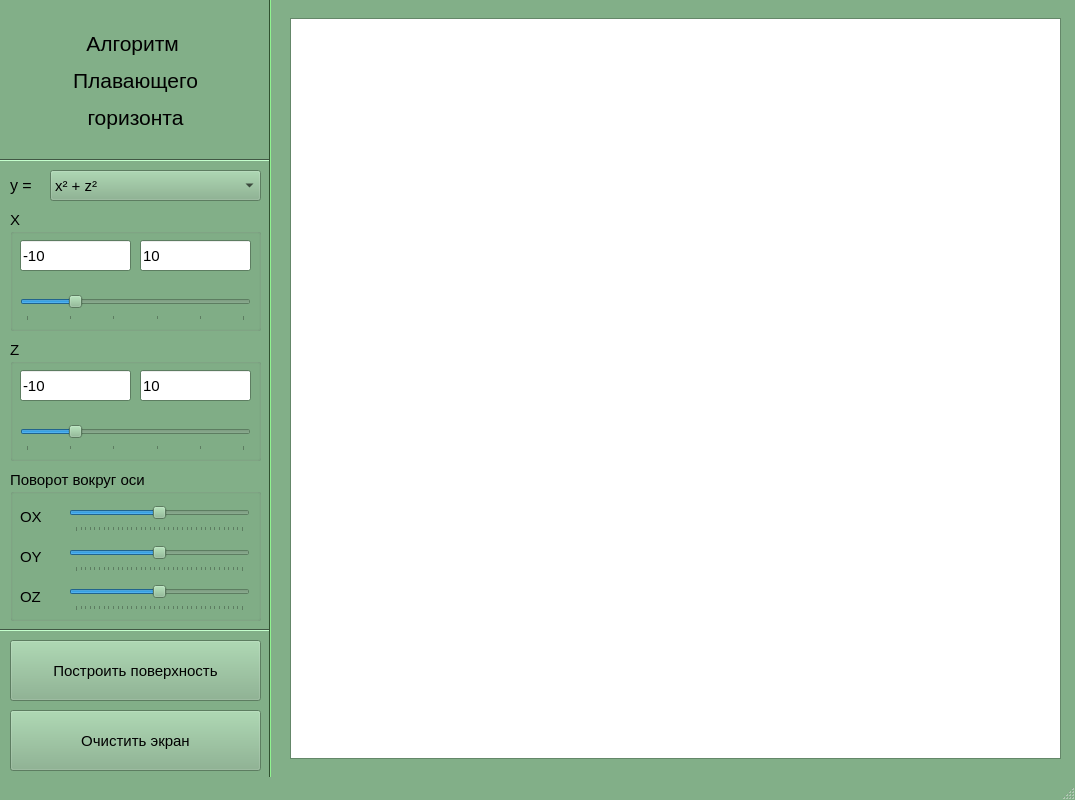
<?xml version="1.0" encoding="UTF-8"?>
<ui version="4.0">
 <class>MainWindow</class>
 <widget class="QMainWindow" name="MainWindow">
  <property name="geometry">
   <rect>
    <x>0</x>
    <y>0</y>
    <width>1075</width>
    <height>800</height>
   </rect>
  </property>
  <property name="minimumSize">
   <size>
    <width>1075</width>
    <height>800</height>
   </size>
  </property>
  <property name="maximumSize">
   <size>
    <width>1075</width>
    <height>800</height>
   </size>
  </property>
  <property name="palette">
   <palette>
    <active>
     <colorrole role="WindowText">
      <brush brushstyle="SolidPattern">
       <color alpha="255">
        <red>0</red>
        <green>0</green>
        <blue>0</blue>
       </color>
      </brush>
     </colorrole>
     <colorrole role="Button">
      <brush brushstyle="SolidPattern">
       <color alpha="255">
        <red>130</red>
        <green>175</green>
        <blue>136</blue>
       </color>
      </brush>
     </colorrole>
     <colorrole role="Light">
      <brush brushstyle="SolidPattern">
       <color alpha="255">
        <red>197</red>
        <green>255</green>
        <blue>205</blue>
       </color>
      </brush>
     </colorrole>
     <colorrole role="Midlight">
      <brush brushstyle="SolidPattern">
       <color alpha="255">
        <red>163</red>
        <green>215</green>
        <blue>170</blue>
       </color>
      </brush>
     </colorrole>
     <colorrole role="Dark">
      <brush brushstyle="SolidPattern">
       <color alpha="255">
        <red>65</red>
        <green>87</green>
        <blue>68</blue>
       </color>
      </brush>
     </colorrole>
     <colorrole role="Mid">
      <brush brushstyle="SolidPattern">
       <color alpha="255">
        <red>87</red>
        <green>117</green>
        <blue>91</blue>
       </color>
      </brush>
     </colorrole>
     <colorrole role="Text">
      <brush brushstyle="SolidPattern">
       <color alpha="255">
        <red>0</red>
        <green>0</green>
        <blue>0</blue>
       </color>
      </brush>
     </colorrole>
     <colorrole role="BrightText">
      <brush brushstyle="SolidPattern">
       <color alpha="255">
        <red>255</red>
        <green>255</green>
        <blue>255</blue>
       </color>
      </brush>
     </colorrole>
     <colorrole role="ButtonText">
      <brush brushstyle="SolidPattern">
       <color alpha="255">
        <red>0</red>
        <green>0</green>
        <blue>0</blue>
       </color>
      </brush>
     </colorrole>
     <colorrole role="Base">
      <brush brushstyle="SolidPattern">
       <color alpha="255">
        <red>255</red>
        <green>255</green>
        <blue>255</blue>
       </color>
      </brush>
     </colorrole>
     <colorrole role="Window">
      <brush brushstyle="SolidPattern">
       <color alpha="255">
        <red>130</red>
        <green>175</green>
        <blue>136</blue>
       </color>
      </brush>
     </colorrole>
     <colorrole role="Shadow">
      <brush brushstyle="SolidPattern">
       <color alpha="255">
        <red>0</red>
        <green>0</green>
        <blue>0</blue>
       </color>
      </brush>
     </colorrole>
     <colorrole role="AlternateBase">
      <brush brushstyle="SolidPattern">
       <color alpha="255">
        <red>192</red>
        <green>215</green>
        <blue>195</blue>
       </color>
      </brush>
     </colorrole>
     <colorrole role="ToolTipBase">
      <brush brushstyle="SolidPattern">
       <color alpha="255">
        <red>255</red>
        <green>255</green>
        <blue>220</blue>
       </color>
      </brush>
     </colorrole>
     <colorrole role="ToolTipText">
      <brush brushstyle="SolidPattern">
       <color alpha="255">
        <red>0</red>
        <green>0</green>
        <blue>0</blue>
       </color>
      </brush>
     </colorrole>
     <colorrole role="PlaceholderText">
      <brush brushstyle="SolidPattern">
       <color alpha="128">
        <red>0</red>
        <green>0</green>
        <blue>0</blue>
       </color>
      </brush>
     </colorrole>
    </active>
    <inactive>
     <colorrole role="WindowText">
      <brush brushstyle="SolidPattern">
       <color alpha="255">
        <red>0</red>
        <green>0</green>
        <blue>0</blue>
       </color>
      </brush>
     </colorrole>
     <colorrole role="Button">
      <brush brushstyle="SolidPattern">
       <color alpha="255">
        <red>130</red>
        <green>175</green>
        <blue>136</blue>
       </color>
      </brush>
     </colorrole>
     <colorrole role="Light">
      <brush brushstyle="SolidPattern">
       <color alpha="255">
        <red>197</red>
        <green>255</green>
        <blue>205</blue>
       </color>
      </brush>
     </colorrole>
     <colorrole role="Midlight">
      <brush brushstyle="SolidPattern">
       <color alpha="255">
        <red>163</red>
        <green>215</green>
        <blue>170</blue>
       </color>
      </brush>
     </colorrole>
     <colorrole role="Dark">
      <brush brushstyle="SolidPattern">
       <color alpha="255">
        <red>65</red>
        <green>87</green>
        <blue>68</blue>
       </color>
      </brush>
     </colorrole>
     <colorrole role="Mid">
      <brush brushstyle="SolidPattern">
       <color alpha="255">
        <red>87</red>
        <green>117</green>
        <blue>91</blue>
       </color>
      </brush>
     </colorrole>
     <colorrole role="Text">
      <brush brushstyle="SolidPattern">
       <color alpha="255">
        <red>0</red>
        <green>0</green>
        <blue>0</blue>
       </color>
      </brush>
     </colorrole>
     <colorrole role="BrightText">
      <brush brushstyle="SolidPattern">
       <color alpha="255">
        <red>255</red>
        <green>255</green>
        <blue>255</blue>
       </color>
      </brush>
     </colorrole>
     <colorrole role="ButtonText">
      <brush brushstyle="SolidPattern">
       <color alpha="255">
        <red>0</red>
        <green>0</green>
        <blue>0</blue>
       </color>
      </brush>
     </colorrole>
     <colorrole role="Base">
      <brush brushstyle="SolidPattern">
       <color alpha="255">
        <red>255</red>
        <green>255</green>
        <blue>255</blue>
       </color>
      </brush>
     </colorrole>
     <colorrole role="Window">
      <brush brushstyle="SolidPattern">
       <color alpha="255">
        <red>130</red>
        <green>175</green>
        <blue>136</blue>
       </color>
      </brush>
     </colorrole>
     <colorrole role="Shadow">
      <brush brushstyle="SolidPattern">
       <color alpha="255">
        <red>0</red>
        <green>0</green>
        <blue>0</blue>
       </color>
      </brush>
     </colorrole>
     <colorrole role="AlternateBase">
      <brush brushstyle="SolidPattern">
       <color alpha="255">
        <red>192</red>
        <green>215</green>
        <blue>195</blue>
       </color>
      </brush>
     </colorrole>
     <colorrole role="ToolTipBase">
      <brush brushstyle="SolidPattern">
       <color alpha="255">
        <red>255</red>
        <green>255</green>
        <blue>220</blue>
       </color>
      </brush>
     </colorrole>
     <colorrole role="ToolTipText">
      <brush brushstyle="SolidPattern">
       <color alpha="255">
        <red>0</red>
        <green>0</green>
        <blue>0</blue>
       </color>
      </brush>
     </colorrole>
     <colorrole role="PlaceholderText">
      <brush brushstyle="SolidPattern">
       <color alpha="128">
        <red>0</red>
        <green>0</green>
        <blue>0</blue>
       </color>
      </brush>
     </colorrole>
    </inactive>
    <disabled>
     <colorrole role="WindowText">
      <brush brushstyle="SolidPattern">
       <color alpha="255">
        <red>65</red>
        <green>87</green>
        <blue>68</blue>
       </color>
      </brush>
     </colorrole>
     <colorrole role="Button">
      <brush brushstyle="SolidPattern">
       <color alpha="255">
        <red>130</red>
        <green>175</green>
        <blue>136</blue>
       </color>
      </brush>
     </colorrole>
     <colorrole role="Light">
      <brush brushstyle="SolidPattern">
       <color alpha="255">
        <red>197</red>
        <green>255</green>
        <blue>205</blue>
       </color>
      </brush>
     </colorrole>
     <colorrole role="Midlight">
      <brush brushstyle="SolidPattern">
       <color alpha="255">
        <red>163</red>
        <green>215</green>
        <blue>170</blue>
       </color>
      </brush>
     </colorrole>
     <colorrole role="Dark">
      <brush brushstyle="SolidPattern">
       <color alpha="255">
        <red>65</red>
        <green>87</green>
        <blue>68</blue>
       </color>
      </brush>
     </colorrole>
     <colorrole role="Mid">
      <brush brushstyle="SolidPattern">
       <color alpha="255">
        <red>87</red>
        <green>117</green>
        <blue>91</blue>
       </color>
      </brush>
     </colorrole>
     <colorrole role="Text">
      <brush brushstyle="SolidPattern">
       <color alpha="255">
        <red>65</red>
        <green>87</green>
        <blue>68</blue>
       </color>
      </brush>
     </colorrole>
     <colorrole role="BrightText">
      <brush brushstyle="SolidPattern">
       <color alpha="255">
        <red>255</red>
        <green>255</green>
        <blue>255</blue>
       </color>
      </brush>
     </colorrole>
     <colorrole role="ButtonText">
      <brush brushstyle="SolidPattern">
       <color alpha="255">
        <red>65</red>
        <green>87</green>
        <blue>68</blue>
       </color>
      </brush>
     </colorrole>
     <colorrole role="Base">
      <brush brushstyle="SolidPattern">
       <color alpha="255">
        <red>130</red>
        <green>175</green>
        <blue>136</blue>
       </color>
      </brush>
     </colorrole>
     <colorrole role="Window">
      <brush brushstyle="SolidPattern">
       <color alpha="255">
        <red>130</red>
        <green>175</green>
        <blue>136</blue>
       </color>
      </brush>
     </colorrole>
     <colorrole role="Shadow">
      <brush brushstyle="SolidPattern">
       <color alpha="255">
        <red>0</red>
        <green>0</green>
        <blue>0</blue>
       </color>
      </brush>
     </colorrole>
     <colorrole role="AlternateBase">
      <brush brushstyle="SolidPattern">
       <color alpha="255">
        <red>130</red>
        <green>175</green>
        <blue>136</blue>
       </color>
      </brush>
     </colorrole>
     <colorrole role="ToolTipBase">
      <brush brushstyle="SolidPattern">
       <color alpha="255">
        <red>255</red>
        <green>255</green>
        <blue>220</blue>
       </color>
      </brush>
     </colorrole>
     <colorrole role="ToolTipText">
      <brush brushstyle="SolidPattern">
       <color alpha="255">
        <red>0</red>
        <green>0</green>
        <blue>0</blue>
       </color>
      </brush>
     </colorrole>
     <colorrole role="PlaceholderText">
      <brush brushstyle="SolidPattern">
       <color alpha="128">
        <red>0</red>
        <green>0</green>
        <blue>0</blue>
       </color>
      </brush>
     </colorrole>
    </disabled>
   </palette>
  </property>
  <property name="font">
   <font>
    <pointsize>11</pointsize>
   </font>
  </property>
  <property name="windowTitle">
   <string>Построение трёхмерных поверхностей</string>
  </property>
  <property name="documentMode">
   <bool>false</bool>
  </property>
  <property name="tabShape">
   <enum>QTabWidget::Rounded</enum>
  </property>
  <widget class="QWidget" name="centralwidget">
   <widget class="QGraphicsView" name="graphicsView">
    <property name="geometry">
     <rect>
      <x>290</x>
      <y>18</y>
      <width>771</width>
      <height>741</height>
     </rect>
    </property>
    <property name="minimumSize">
     <size>
      <width>700</width>
      <height>550</height>
     </size>
    </property>
    <property name="maximumSize">
     <size>
      <width>10000</width>
      <height>10000</height>
     </size>
    </property>
   </widget>
   <widget class="QPushButton" name="drawButton">
    <property name="geometry">
     <rect>
      <x>10</x>
      <y>640</y>
      <width>251</width>
      <height>61</height>
     </rect>
    </property>
    <property name="text">
     <string>Построить поверхность</string>
    </property>
   </widget>
   <widget class="QPushButton" name="clearCanvas">
    <property name="geometry">
     <rect>
      <x>10</x>
      <y>710</y>
      <width>251</width>
      <height>61</height>
     </rect>
    </property>
    <property name="font">
     <font>
      <pointsize>11</pointsize>
      <weight>50</weight>
      <italic>false</italic>
      <bold>false</bold>
      <underline>false</underline>
      <strikeout>false</strikeout>
      <stylestrategy>PreferDefault</stylestrategy>
     </font>
    </property>
    <property name="acceptDrops">
     <bool>false</bool>
    </property>
    <property name="text">
     <string>Очистить экран</string>
    </property>
   </widget>
   <widget class="Line" name="line_4">
    <property name="geometry">
     <rect>
      <x>260</x>
      <y>-1</y>
      <width>21</width>
      <height>851</height>
     </rect>
    </property>
    <property name="palette">
     <palette>
      <active>
       <colorrole role="WindowText">
        <brush brushstyle="SolidPattern">
         <color alpha="255">
          <red>0</red>
          <green>0</green>
          <blue>0</blue>
         </color>
        </brush>
       </colorrole>
       <colorrole role="Button">
        <brush brushstyle="SolidPattern">
         <color alpha="255">
          <red>96</red>
          <green>162</green>
          <blue>96</blue>
         </color>
        </brush>
       </colorrole>
       <colorrole role="Light">
        <brush brushstyle="SolidPattern">
         <color alpha="255">
          <red>144</red>
          <green>243</green>
          <blue>144</blue>
         </color>
        </brush>
       </colorrole>
       <colorrole role="Midlight">
        <brush brushstyle="SolidPattern">
         <color alpha="255">
          <red>120</red>
          <green>202</green>
          <blue>120</blue>
         </color>
        </brush>
       </colorrole>
       <colorrole role="Dark">
        <brush brushstyle="SolidPattern">
         <color alpha="255">
          <red>48</red>
          <green>81</green>
          <blue>48</blue>
         </color>
        </brush>
       </colorrole>
       <colorrole role="Mid">
        <brush brushstyle="SolidPattern">
         <color alpha="255">
          <red>64</red>
          <green>108</green>
          <blue>64</blue>
         </color>
        </brush>
       </colorrole>
       <colorrole role="Text">
        <brush brushstyle="SolidPattern">
         <color alpha="255">
          <red>0</red>
          <green>0</green>
          <blue>0</blue>
         </color>
        </brush>
       </colorrole>
       <colorrole role="BrightText">
        <brush brushstyle="SolidPattern">
         <color alpha="255">
          <red>255</red>
          <green>255</green>
          <blue>255</blue>
         </color>
        </brush>
       </colorrole>
       <colorrole role="ButtonText">
        <brush brushstyle="SolidPattern">
         <color alpha="255">
          <red>0</red>
          <green>0</green>
          <blue>0</blue>
         </color>
        </brush>
       </colorrole>
       <colorrole role="Base">
        <brush brushstyle="SolidPattern">
         <color alpha="255">
          <red>255</red>
          <green>255</green>
          <blue>255</blue>
         </color>
        </brush>
       </colorrole>
       <colorrole role="Window">
        <brush brushstyle="SolidPattern">
         <color alpha="255">
          <red>96</red>
          <green>162</green>
          <blue>96</blue>
         </color>
        </brush>
       </colorrole>
       <colorrole role="Shadow">
        <brush brushstyle="SolidPattern">
         <color alpha="255">
          <red>0</red>
          <green>0</green>
          <blue>0</blue>
         </color>
        </brush>
       </colorrole>
       <colorrole role="AlternateBase">
        <brush brushstyle="SolidPattern">
         <color alpha="255">
          <red>175</red>
          <green>208</green>
          <blue>175</blue>
         </color>
        </brush>
       </colorrole>
       <colorrole role="ToolTipBase">
        <brush brushstyle="SolidPattern">
         <color alpha="255">
          <red>255</red>
          <green>255</green>
          <blue>220</blue>
         </color>
        </brush>
       </colorrole>
       <colorrole role="ToolTipText">
        <brush brushstyle="SolidPattern">
         <color alpha="255">
          <red>0</red>
          <green>0</green>
          <blue>0</blue>
         </color>
        </brush>
       </colorrole>
       <colorrole role="PlaceholderText">
        <brush brushstyle="SolidPattern">
         <color alpha="128">
          <red>0</red>
          <green>0</green>
          <blue>0</blue>
         </color>
        </brush>
       </colorrole>
      </active>
      <inactive>
       <colorrole role="WindowText">
        <brush brushstyle="SolidPattern">
         <color alpha="255">
          <red>0</red>
          <green>0</green>
          <blue>0</blue>
         </color>
        </brush>
       </colorrole>
       <colorrole role="Button">
        <brush brushstyle="SolidPattern">
         <color alpha="255">
          <red>96</red>
          <green>162</green>
          <blue>96</blue>
         </color>
        </brush>
       </colorrole>
       <colorrole role="Light">
        <brush brushstyle="SolidPattern">
         <color alpha="255">
          <red>144</red>
          <green>243</green>
          <blue>144</blue>
         </color>
        </brush>
       </colorrole>
       <colorrole role="Midlight">
        <brush brushstyle="SolidPattern">
         <color alpha="255">
          <red>120</red>
          <green>202</green>
          <blue>120</blue>
         </color>
        </brush>
       </colorrole>
       <colorrole role="Dark">
        <brush brushstyle="SolidPattern">
         <color alpha="255">
          <red>48</red>
          <green>81</green>
          <blue>48</blue>
         </color>
        </brush>
       </colorrole>
       <colorrole role="Mid">
        <brush brushstyle="SolidPattern">
         <color alpha="255">
          <red>64</red>
          <green>108</green>
          <blue>64</blue>
         </color>
        </brush>
       </colorrole>
       <colorrole role="Text">
        <brush brushstyle="SolidPattern">
         <color alpha="255">
          <red>0</red>
          <green>0</green>
          <blue>0</blue>
         </color>
        </brush>
       </colorrole>
       <colorrole role="BrightText">
        <brush brushstyle="SolidPattern">
         <color alpha="255">
          <red>255</red>
          <green>255</green>
          <blue>255</blue>
         </color>
        </brush>
       </colorrole>
       <colorrole role="ButtonText">
        <brush brushstyle="SolidPattern">
         <color alpha="255">
          <red>0</red>
          <green>0</green>
          <blue>0</blue>
         </color>
        </brush>
       </colorrole>
       <colorrole role="Base">
        <brush brushstyle="SolidPattern">
         <color alpha="255">
          <red>255</red>
          <green>255</green>
          <blue>255</blue>
         </color>
        </brush>
       </colorrole>
       <colorrole role="Window">
        <brush brushstyle="SolidPattern">
         <color alpha="255">
          <red>96</red>
          <green>162</green>
          <blue>96</blue>
         </color>
        </brush>
       </colorrole>
       <colorrole role="Shadow">
        <brush brushstyle="SolidPattern">
         <color alpha="255">
          <red>0</red>
          <green>0</green>
          <blue>0</blue>
         </color>
        </brush>
       </colorrole>
       <colorrole role="AlternateBase">
        <brush brushstyle="SolidPattern">
         <color alpha="255">
          <red>175</red>
          <green>208</green>
          <blue>175</blue>
         </color>
        </brush>
       </colorrole>
       <colorrole role="ToolTipBase">
        <brush brushstyle="SolidPattern">
         <color alpha="255">
          <red>255</red>
          <green>255</green>
          <blue>220</blue>
         </color>
        </brush>
       </colorrole>
       <colorrole role="ToolTipText">
        <brush brushstyle="SolidPattern">
         <color alpha="255">
          <red>0</red>
          <green>0</green>
          <blue>0</blue>
         </color>
        </brush>
       </colorrole>
       <colorrole role="PlaceholderText">
        <brush brushstyle="SolidPattern">
         <color alpha="128">
          <red>0</red>
          <green>0</green>
          <blue>0</blue>
         </color>
        </brush>
       </colorrole>
      </inactive>
      <disabled>
       <colorrole role="WindowText">
        <brush brushstyle="SolidPattern">
         <color alpha="255">
          <red>48</red>
          <green>81</green>
          <blue>48</blue>
         </color>
        </brush>
       </colorrole>
       <colorrole role="Button">
        <brush brushstyle="SolidPattern">
         <color alpha="255">
          <red>96</red>
          <green>162</green>
          <blue>96</blue>
         </color>
        </brush>
       </colorrole>
       <colorrole role="Light">
        <brush brushstyle="SolidPattern">
         <color alpha="255">
          <red>144</red>
          <green>243</green>
          <blue>144</blue>
         </color>
        </brush>
       </colorrole>
       <colorrole role="Midlight">
        <brush brushstyle="SolidPattern">
         <color alpha="255">
          <red>120</red>
          <green>202</green>
          <blue>120</blue>
         </color>
        </brush>
       </colorrole>
       <colorrole role="Dark">
        <brush brushstyle="SolidPattern">
         <color alpha="255">
          <red>48</red>
          <green>81</green>
          <blue>48</blue>
         </color>
        </brush>
       </colorrole>
       <colorrole role="Mid">
        <brush brushstyle="SolidPattern">
         <color alpha="255">
          <red>64</red>
          <green>108</green>
          <blue>64</blue>
         </color>
        </brush>
       </colorrole>
       <colorrole role="Text">
        <brush brushstyle="SolidPattern">
         <color alpha="255">
          <red>48</red>
          <green>81</green>
          <blue>48</blue>
         </color>
        </brush>
       </colorrole>
       <colorrole role="BrightText">
        <brush brushstyle="SolidPattern">
         <color alpha="255">
          <red>255</red>
          <green>255</green>
          <blue>255</blue>
         </color>
        </brush>
       </colorrole>
       <colorrole role="ButtonText">
        <brush brushstyle="SolidPattern">
         <color alpha="255">
          <red>48</red>
          <green>81</green>
          <blue>48</blue>
         </color>
        </brush>
       </colorrole>
       <colorrole role="Base">
        <brush brushstyle="SolidPattern">
         <color alpha="255">
          <red>96</red>
          <green>162</green>
          <blue>96</blue>
         </color>
        </brush>
       </colorrole>
       <colorrole role="Window">
        <brush brushstyle="SolidPattern">
         <color alpha="255">
          <red>96</red>
          <green>162</green>
          <blue>96</blue>
         </color>
        </brush>
       </colorrole>
       <colorrole role="Shadow">
        <brush brushstyle="SolidPattern">
         <color alpha="255">
          <red>0</red>
          <green>0</green>
          <blue>0</blue>
         </color>
        </brush>
       </colorrole>
       <colorrole role="AlternateBase">
        <brush brushstyle="SolidPattern">
         <color alpha="255">
          <red>96</red>
          <green>162</green>
          <blue>96</blue>
         </color>
        </brush>
       </colorrole>
       <colorrole role="ToolTipBase">
        <brush brushstyle="SolidPattern">
         <color alpha="255">
          <red>255</red>
          <green>255</green>
          <blue>220</blue>
         </color>
        </brush>
       </colorrole>
       <colorrole role="ToolTipText">
        <brush brushstyle="SolidPattern">
         <color alpha="255">
          <red>0</red>
          <green>0</green>
          <blue>0</blue>
         </color>
        </brush>
       </colorrole>
       <colorrole role="PlaceholderText">
        <brush brushstyle="SolidPattern">
         <color alpha="128">
          <red>0</red>
          <green>0</green>
          <blue>0</blue>
         </color>
        </brush>
       </colorrole>
      </disabled>
     </palette>
    </property>
    <property name="orientation">
     <enum>Qt::Vertical</enum>
    </property>
   </widget>
   <widget class="Line" name="line">
    <property name="geometry">
     <rect>
      <x>0</x>
      <y>620</y>
      <width>271</width>
      <height>20</height>
     </rect>
    </property>
    <property name="orientation">
     <enum>Qt::Horizontal</enum>
    </property>
   </widget>
   <widget class="Line" name="line_6">
    <property name="geometry">
     <rect>
      <x>0</x>
      <y>150</y>
      <width>271</width>
      <height>20</height>
     </rect>
    </property>
    <property name="orientation">
     <enum>Qt::Horizontal</enum>
    </property>
   </widget>
   <widget class="QLabel" name="label">
    <property name="geometry">
     <rect>
      <x>10</x>
      <y>10</y>
      <width>251</width>
      <height>141</height>
     </rect>
    </property>
    <property name="text">
     <string>&lt;html&gt;&lt;head/&gt;&lt;body&gt;&lt;p align=&quot;center&quot;&gt;&lt;span style=&quot; font-size:16pt;&quot;&gt;Алгоритм &lt;/span&gt;&lt;/p&gt;&lt;p align=&quot;center&quot;&gt;&lt;span style=&quot; font-size:16pt;&quot;&gt;Плавающего&lt;/span&gt;&lt;/p&gt;&lt;p align=&quot;center&quot;&gt;&lt;span style=&quot; font-size:16pt;&quot;&gt;горизонта&lt;/span&gt;&lt;/p&gt;&lt;/body&gt;&lt;/html&gt;</string>
    </property>
   </widget>
   <widget class="QComboBox" name="func_switch">
    <property name="geometry">
     <rect>
      <x>50</x>
      <y>170</y>
      <width>211</width>
      <height>31</height>
     </rect>
    </property>
    <item>
     <property name="text">
      <string>x² + z²</string>
     </property>
    </item>
    <item>
     <property name="text">
      <string>sin(√(x² + z²))</string>
     </property>
    </item>
    <item>
     <property name="text">
      <string>√|1 + z² - x²|</string>
     </property>
    </item>
    <item>
     <property name="text">
      <string>x + z</string>
     </property>
    </item>
   </widget>
   <widget class="QGroupBox" name="groupBox">
    <property name="geometry">
     <rect>
      <x>10</x>
      <y>210</y>
      <width>251</width>
      <height>121</height>
     </rect>
    </property>
    <property name="title">
     <string>X</string>
    </property>
    <widget class="QSlider" name="x_step">
     <property name="geometry">
      <rect>
       <x>10</x>
       <y>80</y>
       <width>231</width>
       <height>31</height>
      </rect>
     </property>
     <property name="maximum">
      <number>50</number>
     </property>
     <property name="value">
      <number>11</number>
     </property>
     <property name="orientation">
      <enum>Qt::Horizontal</enum>
     </property>
     <property name="invertedAppearance">
      <bool>false</bool>
     </property>
     <property name="invertedControls">
      <bool>false</bool>
     </property>
     <property name="tickPosition">
      <enum>QSlider::TicksBelow</enum>
     </property>
     <property name="tickInterval">
      <number>10</number>
     </property>
    </widget>
    <widget class="QLineEdit" name="x_begin">
     <property name="geometry">
      <rect>
       <x>10</x>
       <y>30</y>
       <width>111</width>
       <height>31</height>
      </rect>
     </property>
     <property name="text">
      <string>-10</string>
     </property>
    </widget>
    <widget class="QLineEdit" name="x_end">
     <property name="geometry">
      <rect>
       <x>130</x>
       <y>30</y>
       <width>111</width>
       <height>31</height>
      </rect>
     </property>
     <property name="text">
      <string>10</string>
     </property>
    </widget>
   </widget>
   <widget class="QGroupBox" name="groupBox_2">
    <property name="geometry">
     <rect>
      <x>10</x>
      <y>340</y>
      <width>251</width>
      <height>121</height>
     </rect>
    </property>
    <property name="title">
     <string>Z</string>
    </property>
    <widget class="QSlider" name="z_step">
     <property name="geometry">
      <rect>
       <x>10</x>
       <y>80</y>
       <width>231</width>
       <height>31</height>
      </rect>
     </property>
     <property name="maximum">
      <number>50</number>
     </property>
     <property name="value">
      <number>11</number>
     </property>
     <property name="orientation">
      <enum>Qt::Horizontal</enum>
     </property>
     <property name="invertedAppearance">
      <bool>false</bool>
     </property>
     <property name="invertedControls">
      <bool>false</bool>
     </property>
     <property name="tickPosition">
      <enum>QSlider::TicksBelow</enum>
     </property>
     <property name="tickInterval">
      <number>10</number>
     </property>
    </widget>
    <widget class="QLineEdit" name="z_begin">
     <property name="geometry">
      <rect>
       <x>10</x>
       <y>30</y>
       <width>111</width>
       <height>31</height>
      </rect>
     </property>
     <property name="text">
      <string>-10</string>
     </property>
    </widget>
    <widget class="QLineEdit" name="z_end">
     <property name="geometry">
      <rect>
       <x>130</x>
       <y>30</y>
       <width>111</width>
       <height>31</height>
      </rect>
     </property>
     <property name="text">
      <string>10</string>
     </property>
    </widget>
   </widget>
   <widget class="QLabel" name="label_2">
    <property name="geometry">
     <rect>
      <x>10</x>
      <y>170</y>
      <width>35</width>
      <height>31</height>
     </rect>
    </property>
    <property name="text">
     <string>&lt;html&gt;&lt;head/&gt;&lt;body&gt;&lt;p&gt;&lt;span style=&quot; font-size:12pt;&quot;&gt;y =&lt;/span&gt;&lt;/p&gt;&lt;/body&gt;&lt;/html&gt;</string>
    </property>
   </widget>
   <widget class="QGroupBox" name="groupBox_3">
    <property name="geometry">
     <rect>
      <x>10</x>
      <y>470</y>
      <width>251</width>
      <height>151</height>
     </rect>
    </property>
    <property name="title">
     <string>Поворот вокруг оси</string>
    </property>
    <widget class="QLabel" name="label_3">
     <property name="geometry">
      <rect>
       <x>10</x>
       <y>31</y>
       <width>41</width>
       <height>31</height>
      </rect>
     </property>
     <property name="text">
      <string>OX</string>
     </property>
    </widget>
    <widget class="QSlider" name="ox_rotate">
     <property name="geometry">
      <rect>
       <x>59</x>
       <y>31</y>
       <width>181</width>
       <height>31</height>
      </rect>
     </property>
     <property name="minimum">
      <number>-180</number>
     </property>
     <property name="maximum">
      <number>180</number>
     </property>
     <property name="orientation">
      <enum>Qt::Horizontal</enum>
     </property>
     <property name="tickPosition">
      <enum>QSlider::TicksBelow</enum>
     </property>
    </widget>
    <widget class="QSlider" name="oy_rotate">
     <property name="geometry">
      <rect>
       <x>59</x>
       <y>71</y>
       <width>181</width>
       <height>31</height>
      </rect>
     </property>
     <property name="minimum">
      <number>-180</number>
     </property>
     <property name="maximum">
      <number>180</number>
     </property>
     <property name="orientation">
      <enum>Qt::Horizontal</enum>
     </property>
     <property name="tickPosition">
      <enum>QSlider::TicksBelow</enum>
     </property>
    </widget>
    <widget class="QLabel" name="label_4">
     <property name="geometry">
      <rect>
       <x>10</x>
       <y>71</y>
       <width>41</width>
       <height>31</height>
      </rect>
     </property>
     <property name="text">
      <string>OY</string>
     </property>
    </widget>
    <widget class="QSlider" name="oz_rotate">
     <property name="geometry">
      <rect>
       <x>59</x>
       <y>110</y>
       <width>181</width>
       <height>31</height>
      </rect>
     </property>
     <property name="minimum">
      <number>-180</number>
     </property>
     <property name="maximum">
      <number>180</number>
     </property>
     <property name="orientation">
      <enum>Qt::Horizontal</enum>
     </property>
     <property name="tickPosition">
      <enum>QSlider::TicksBelow</enum>
     </property>
    </widget>
    <widget class="QLabel" name="label_5">
     <property name="geometry">
      <rect>
       <x>10</x>
       <y>111</y>
       <width>41</width>
       <height>31</height>
      </rect>
     </property>
     <property name="text">
      <string>OZ</string>
     </property>
    </widget>
   </widget>
   <zorder>graphicsView</zorder>
   <zorder>drawButton</zorder>
   <zorder>clearCanvas</zorder>
   <zorder>line</zorder>
   <zorder>line_6</zorder>
   <zorder>line_4</zorder>
   <zorder>label</zorder>
   <zorder>func_switch</zorder>
   <zorder>groupBox</zorder>
   <zorder>groupBox_2</zorder>
   <zorder>label_2</zorder>
   <zorder>groupBox_3</zorder>
  </widget>
  <widget class="QMenuBar" name="menubar">
   <property name="geometry">
    <rect>
     <x>0</x>
     <y>0</y>
     <width>1075</width>
     <height>18</height>
    </rect>
   </property>
  </widget>
  <widget class="QStatusBar" name="statusbar"/>
 </widget>
 <tabstops>
  <tabstop>graphicsView</tabstop>
  <tabstop>drawButton</tabstop>
  <tabstop>clearCanvas</tabstop>
 </tabstops>
 <resources/>
 <connections/>
</ui>
